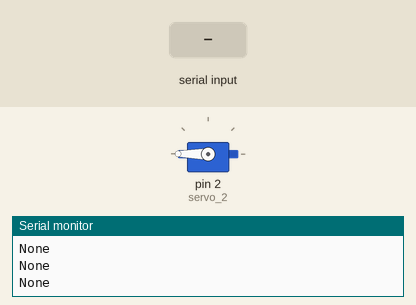
Recording of a sketch running on a simulated Arduino Uno, built with avr-gcc and run on an emulated ATmega328P. On the bench: servo, the last lines printed to the serial monitor. The inputs (shaded band) are chosen by the test bench.

Above: at 1.2 s.
1.3 s: "1\n" received over Serial
At 3.1 s:
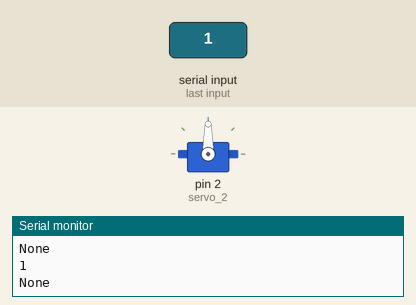
Timing chart, 0 to 4.6 s (numbered marks = the images above; inputs shaded):
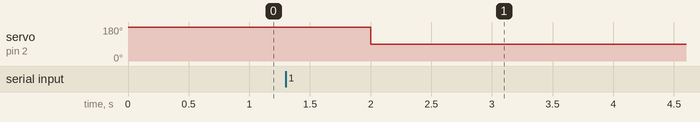

The sketch:

arduino_QR.ino
```cpp
#include <Servo.h>

int box_state = 0;
int QR_state = 0;
String qr_sell = "None";
String qr_buy = "None";

Servo servo_2;

void setup()
{
  servo_2.attach(2);
  pinMode(3, INPUT);
  Serial.begin(9600);
}

void loop()
{
  //QR_state = digitalRead(3); //리더기 대용
  QR_state = 1;

  if(QR_state == 1){ //리더기 대용 트리거
    QR_Chk(); // 큐알 리드
  }

  if(qr_sell == "None"){ // 상품 무
  	servo_2.write(180);
  }
  else{ // 상품 유
    servo_2.write(90);
  }

  if(qr_sell == qr_buy){ // 큐알 일치
  	servo_2.write(180);
    qr_sell = "None";
    qr_buy = "None";
  }
  else{ // 큐알 불일치
    qr_buy = "None";
  }

  Serial.println(qr_sell);
  Serial.println(qr_buy);

  delay(1000);
}

void QR_Chk() {
  if(Serial.available()) { //입력 확인
    String QR_Read = Serial.readStringUntil('\n');

    if(qr_sell != "None" && qr_buy == "None"){ // 구매자 QR 인식
      qr_buy = QR_Read;
    }

    if(qr_sell == "None"){ //판매자 QR 인식
      qr_sell = QR_Read;
    }
  }
}
```

Measured:
- after the input at 1.3 s, servo on pin 2 (servo_2): 180° → 90° after 0.70 s
